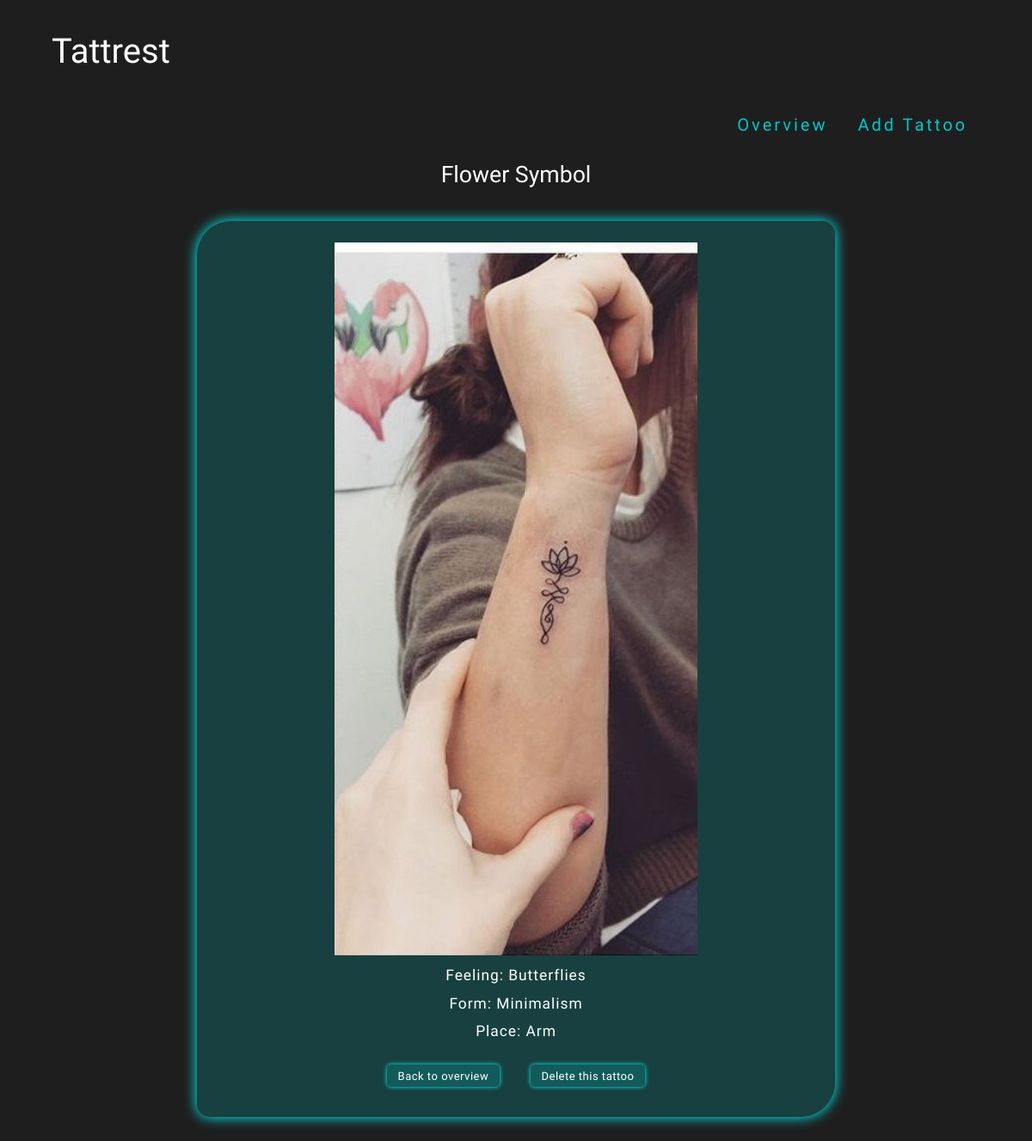
Screenshot of /index.php?pagina=detail&id=8 with the database file from the repository.
### tables this page shows
CREATE TABLE `tattoos` (
  `tattoo_id` int(11) NOT NULL,
  `titel` text,
  `feeling_id` int(11) DEFAULT NULL,
  `vorm_id` int(11) DEFAULT NULL,
  `plaats_id` int(11) DEFAULT NULL,
  `afbeelding` text
);

### controllers/detail.php (called while the page is built, shortened)
<?php
	include_once "models/Tattoo_Table.class.php";
	$tattoo = new Tattoo_Table($db);
	$ink= $tattoo->geefTattoo($_GET['id']);
	switch ($ink->feeling_id){
		case 1:
			$emotie= "Butterflies";
			break;
	}
	switch ($ink->vorm_id){
		case 1:
			$stijl= "Minimalism";
			break;
	}
	switch ($ink->plaats_id){
		case 2:
			$plek= "Arm";
			break;
	}
	$output = include_once "views/detail-html.php";
return $output;
?>

### models/Tattoo_Table.class.php (called while the page is built, shortened)
<?php
class Tattoo_Table {
	private $db;
	public function __construct ( $db ) {
	$this->db = $db;}
	public function geefTattoo($id) {
		$sql = "SELECT * FROM tattoos WHERE tattoo_id = ?";
		$statement = $this->db->prepare($sql);
		$data = array($id);
		try {
			$statement->execute($data);
		} catch (Exception $e) {
			$bds = "<p>Je probeerde deze sql: $sql <p>
				<p>Exception: $e</p>";
			trigger_error($bds );
		}
		$model = $statement->fetchObject();
		return $model;
	}
}

### views/detail-html.php (the view)
<?php return
	"<h2>$ink->titel</h2>
	<div class='kaderdetail'>
		<img src= img/$ink->afbeelding alt=$ink->titel>
		<h3>Feeling: $emotie</h3>
		<h3>Form: $stijl</h3>
		<h3>Place: $plek</h3>
		<a class='button' href='index.php?pagina=overzicht'>Back to overview</a>
		<a class='button' href='index.php?pagina=verwijderen&id=$ink->tattoo_id'>Delete this tattoo</a>
	</div>";
?>

### css/styling.css (style rules this page uses)
body { background-color: rgb(30, 30, 30); font-family: 'Poiret One', cursive; color: white; width: 90%; margin: 0 auto; }
h2 { font-family: 'Leckerli One', cursive; font-size: 20pt; margin: 20px; margin-bottom: 40px; margin-left: 0px; text-align: center; width: 100%; }
a { margin: 15px; text-decoration: none; letter-spacing: 2px; color: rgb(0,200,200); }
img { width: 260px; display: block; margin: auto; margin-bottom: 15px; }
.button { display: inline-block; padding: 0.5em 1.0em; background-color: rgba(0,200,200, 0.2); box-shadow: 0px 0px 5px rgb(0,255,255); border: none; border-radius: 5px; color: white; font-size: 13px; letter-spacing: 0.5px; cursor: pointer; }
.kaderdetail { width: 65%; margin: 0 auto; padding: 20px; padding-top: 5px; font-size: 13pt; letter-spacing: 1px; border-radius: 40px 15px; background-color: rgba(0,200,200, 0.2); box-shadow: 0px 0px 15px rgb(0,255,255); text-align: center; margin-bottom: 100px; }
h3 { margin: 15px; display: block; }
.kaderdetail img { width: 60%; margin: 0 auto; display: block; margin-top: 20px; }

### rows the page displays
tattoos: titel "Flower Symbol", afbeelding (picture), feeling "Butterflies", vorm "Minimalism", plaats "Arm"
